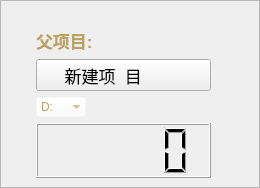
<?xml version="1.0" encoding="UTF-8"?>
<ui version="4.0">
 <class>Up_Display</class>
 <widget class="QFrame" name="Up_Display">
  <property name="geometry">
   <rect>
    <x>0</x>
    <y>0</y>
    <width>260</width>
    <height>188</height>
   </rect>
  </property>
  <property name="windowTitle">
   <string>Frame</string>
  </property>
  <property name="styleSheet">
   <string notr="true">#Up_Display{
border-image: url(:/images/fatherTimer_drawer_up_2.png);
}</string>
  </property>
  <property name="frameShape">
   <enum>QFrame::StyledPanel</enum>
  </property>
  <property name="frameShadow">
   <enum>QFrame::Raised</enum>
  </property>
  <widget class="QWidget" name="widget" native="true">
   <property name="geometry">
    <rect>
     <x>30</x>
     <y>28</y>
     <width>191</width>
     <height>150</height>
    </rect>
   </property>
   <layout class="QVBoxLayout" name="verticalLayout">
    <property name="leftMargin">
     <number>6</number>
    </property>
    <property name="topMargin">
     <number>0</number>
    </property>
    <property name="rightMargin">
     <number>10</number>
    </property>
    <property name="bottomMargin">
     <number>0</number>
    </property>
    <item>
     <widget class="QLabel" name="label">
      <property name="sizePolicy">
       <sizepolicy hsizetype="Preferred" vsizetype="Maximum">
        <horstretch>0</horstretch>
        <verstretch>0</verstretch>
       </sizepolicy>
      </property>
      <property name="font">
       <font>
        <pointsize>13</pointsize>
        <weight>75</weight>
        <bold>true</bold>
       </font>
      </property>
      <property name="styleSheet">
       <string notr="true">color: rgb(189, 161, 96);</string>
      </property>
      <property name="text">
       <string>父项目:</string>
      </property>
     </widget>
    </item>
    <item>
     <widget class="QComboBox" name="cbb_upperItem">
      <property name="maximumSize">
       <size>
        <width>16777215</width>
        <height>32</height>
       </size>
      </property>
      <property name="font">
       <font>
        <family>Arial</family>
        <pointsize>13</pointsize>
        <weight>50</weight>
        <italic>false</italic>
        <bold>false</bold>
       </font>
      </property>
      <property name="styleSheet">
       <string notr="true">
/* 未下拉时，QComboBox的样式 */
QComboBox {
border-image: url(:/images/label_2.png);
font: 13pt &quot;Arial&quot;;

}

QComboBox QAbstractItemView {
background-color: rgb(58, 43, 87);
}


/* 下拉后，整个下拉窗体每项的样式 */

QComboBox QAbstractItemView::item {
border-image: url(:/images/listbox_back.png);
/*QFont font ( “Microsoft YaHei”,15,100); */
}


/* 下拉框样式 */
QComboBox::drop-down {
background-color: rgba(255, 255, 255, 0);
width: 62px
}

/* 下拉箭头样式 */ QComboBox::down-arrow {
background-color: rgba(255, 255, 255, 0);
width:23px;
height:18px;
}

 QComboBox::down-arrow:pressed {
border-image: url(:/images/listbox_btn_pressed.png);
width:23px;
height:18px;
}

</string>
      </property>
      <property name="frame">
       <bool>false</bool>
      </property>
      <item>
       <property name="text">
        <string>     新建项  目</string>
       </property>
      </item>
      <item>
       <property name="text">
        <string>新建项目</string>
       </property>
      </item>
      <item>
       <property name="text">
        <string>新建项目</string>
       </property>
      </item>
      <item>
       <property name="text">
        <string>新建项目</string>
       </property>
      </item>
      <item>
       <property name="text">
        <string>新建项目</string>
       </property>
      </item>
      <item>
       <property name="text">
        <string>新建项目</string>
       </property>
      </item>
      <item>
       <property name="text">
        <string>新建项目</string>
       </property>
      </item>
      <item>
       <property name="text">
        <string>新建项目</string>
       </property>
      </item>
      <item>
       <property name="text">
        <string>新建项目</string>
       </property>
      </item>
      <item>
       <property name="text">
        <string>新建项目</string>
       </property>
      </item>
      <item>
       <property name="text">
        <string>新建项目</string>
       </property>
      </item>
      <item>
       <property name="text">
        <string>新建项目</string>
       </property>
      </item>
      <item>
       <property name="text">
        <string>新建项目</string>
       </property>
      </item>
     </widget>
    </item>
    <item>
     <widget class="QComboBox" name="cbb_dispalyMethod">
      <property name="maximumSize">
       <size>
        <width>50</width>
        <height>16777215</height>
       </size>
      </property>
      <property name="styleSheet">
       <string notr="true">
/* 未下拉时，QComboBox的样式 */
QComboBox {
color: rgb(189, 161, 91);
font: 13pt &quot;Arial&quot;;
	background-color: rgba(255, 255, 255, 0);
}

QComboBox QAbstractItemView {
background-color: rgb(58, 43, 87);
}


/* 下拉后，整个下拉窗体被选择的每项的样式 */

QComboBox QAbstractItemView::item:selected {
color: rgb(55, 42, 82);
}

/* 下拉框样式 */
QComboBox::drop-down {

}

/* 下拉箭头样式 */ QComboBox::down-arrow {
width:23px;
height:18px;
}

 QComboBox::down-arrow:pressed {

}
</string>
      </property>
      <property name="frame">
       <bool>false</bool>
      </property>
      <item>
       <property name="text">
        <string>D:</string>
       </property>
      </item>
      <item>
       <property name="text">
        <string>H:</string>
       </property>
      </item>
      <item>
       <property name="text">
        <string>M:</string>
       </property>
      </item>
     </widget>
    </item>
    <item>
     <widget class="QLCDNumber" name="lcd">
      <property name="styleSheet">
       <string notr="true"/>
      </property>
     </widget>
    </item>
   </layout>
  </widget>
 </widget>
 <resources/>
 <connections/>
</ui>
